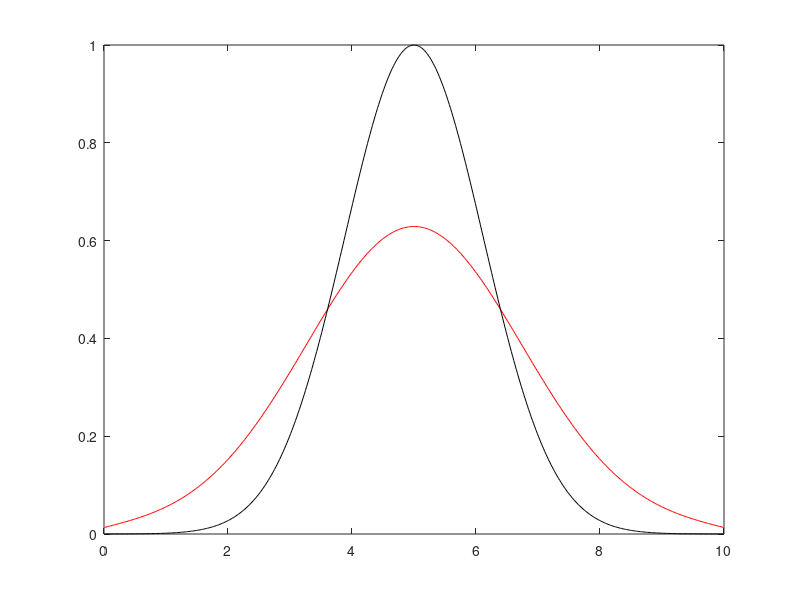
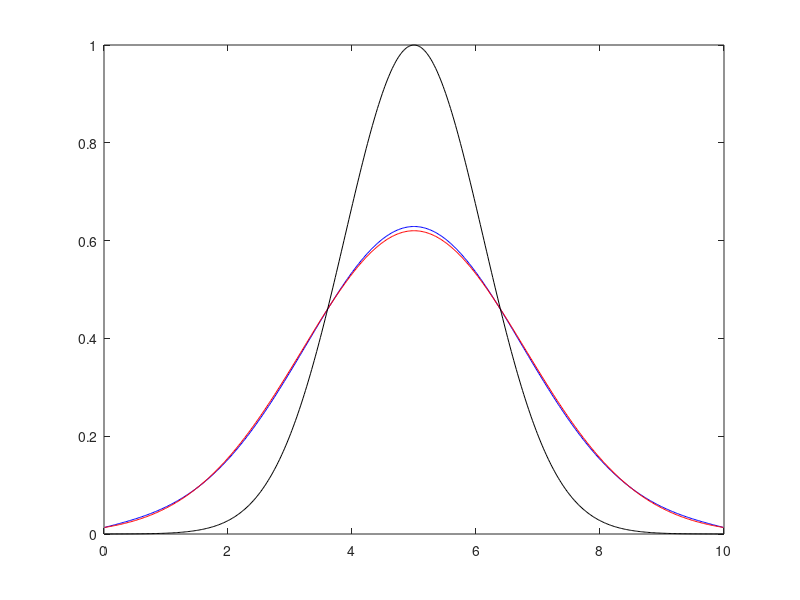

Write the MATLAB code that produced these figures, in order.
% This is a matlab/octave script to solve 1D diffusion equation for its implicit solution by using 
% Pseudo-transient method. It is used to explain the basic idea of PT method and no dampening is applied.
% It require a lot of iteration for each timestep. And I will introduce dampening scheme to speed up the computation later!
%Diffusion Eq: dTdt=D*Laplace(T)+f
%Adding pseudo time: dTdtau=dTdt-D*Laplace(T)-f

clear;clf

Lx = 10;
D  = 100; 
t0 = Lx*Lx/D/160;
nx=250*2; %nx cell
dx=Lx/nx;
Imax=100*nx;
%Initiation
x=linspace(0,Lx,nx+1);
xc=(x(1:end-1)+x(2:end))/2;
T=zeros(1,nx);
%t0=0.1;  % initial time 0.1
a=0.5*Lx;
T0=exp(-(xc-a).^2/4/D/t0); 
% Notice that boundary condition should depend on t in order to have the simple
%analytical solution. Here we choose t0 to make the boundary temperature close to 0.
%t00=s
Told=T0;
T = T0;
%T=2*rand(1,nx);
%Tana=sin(x);
Vx=zeros(1,nx-1);
f=sin(xc);f(:)=0;
%Boundary condition
ttol=1.6*t0 %0.1*tsc;
Tana = sqrt(t0/(t0+ttol)).*exp(-(xc-a).^2/(4*D*(t0+ttol)));
T(1)=Tana(1);T(end)=Tana(end);
%T(1)=0;
%T(end)=0;
dTdtau=zeros(1,nx-2);
%P([1 end])=0;

cnt=100;
epsi=1e-5;

tsc =Lx*Lx/D;% 100
dt  = 1e-3*tsc     %0.001*tsc
CFL = 0.8;
ndim=1;
%dtaudiff=CFL*dx*dx/2/D/ndim;
dtaudiff=1/(1.0/(dx*dx/D/2.1)+1.0/dt)
itertol=0;
time=0; 

residdT=1e5;
it=0;
damp=1-6*pi/nx;% 0.93 %0.991 %
dampening=0;
while (time<ttol*0.99 &&it<10000)
%for it=1:100
       iter=0; 
       residdT=2*epsi;
%for iter=1:Imax
   while residdT>epsi && iter<Imax
       q           = -D*diff(T)/dx;
       RT          = -(T(2:end-1)-Told(2:end-1))/dt-diff(q)/dx;     
      if dampening == 0  %****dTdtau is used. simple and slow!
        T(2:end-1) = T(2:end-1)+dtaudiff*RT;
      end
       residdT=max(abs(RT)); %dtaudiff*
       iter=iter+1;
       if mod(iter,cnt)==0
         plot(xc,T,'r',xc,T0,'k');drawnow
         fprintf('Iteration %d, residdT=%7.3e\n',iter,residdT); 
       end   
    end
    itertol = itertol+iter;
    it=it+1;time=time+dt;
    Told=T;
    fprintf('Step %d converged,residdT=%7.3e\n',it,residdT); 
end
%Tana=1/sqrt(4*(ttol+1/4)).*exp(-(xc-a).^2/(4*(ttol+1/4)));
% initial condition: T(x,t0)=exp(-x*x/(4*D*t0))  %Let:t0=0.1;
%analytical solution:T(x,t)=sqrt(t0/t)exp(-x*x/(4*D*t));
%Tana = sqrt(t0/(ttol)).*exp(-(xc-a).^2/(4*D*ttol));
Tana = sqrt(t0/(t0+time)).*exp(-(xc-a).^2/(4*D*(t0+time)));
figure();plot(xc,T,'b',xc,Tana,'r',xc,T0,'k')

fprintf('Total %d step are calculated.\n The physical time is =%3.1f, totel iteration is %d (%3.1f *nx), with dampeng=%d\n',it,time,itertol,itertol/nx,dampening); 
